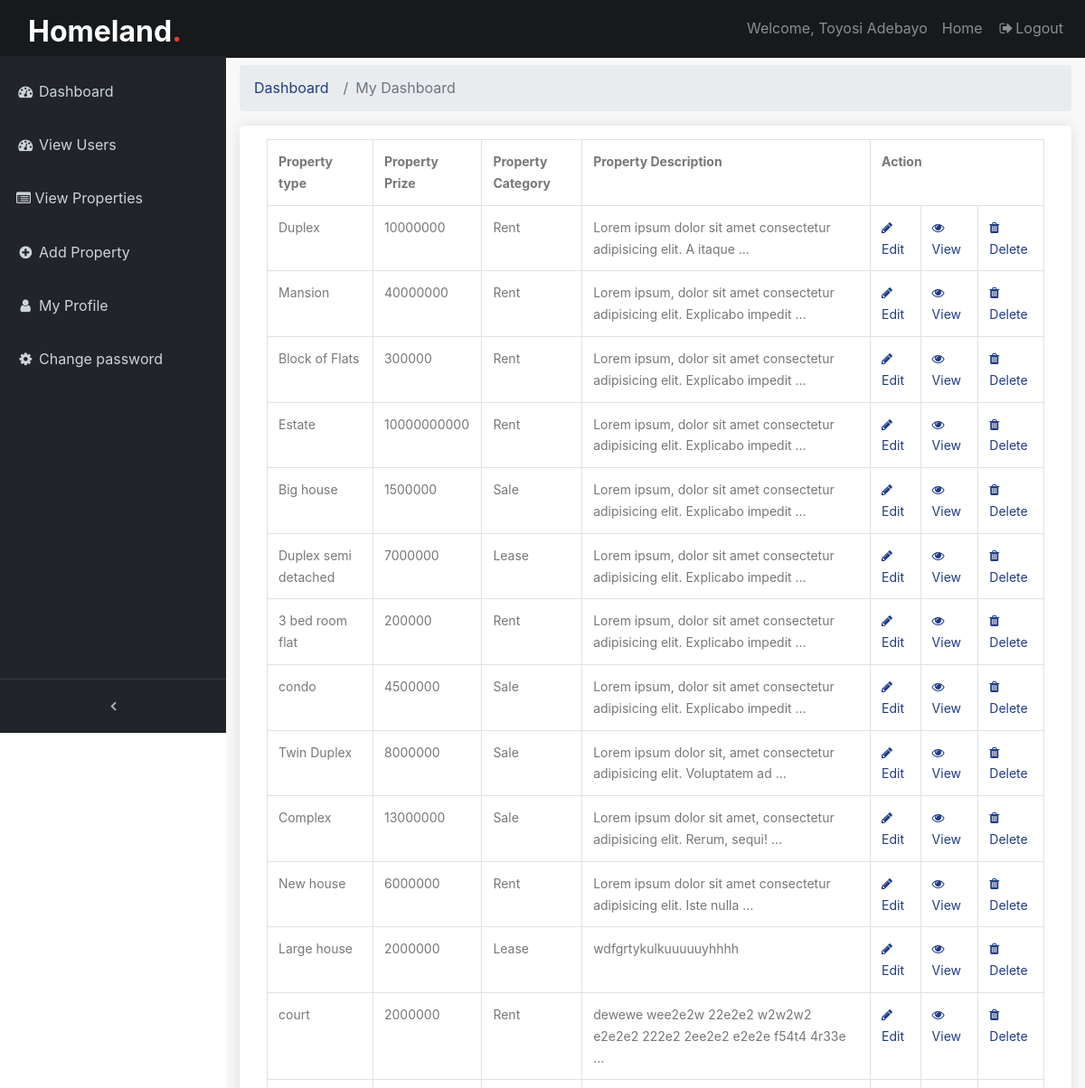
/backend/allpost-page/ (signed in, upper part), run on an earlier commit of the app's database.
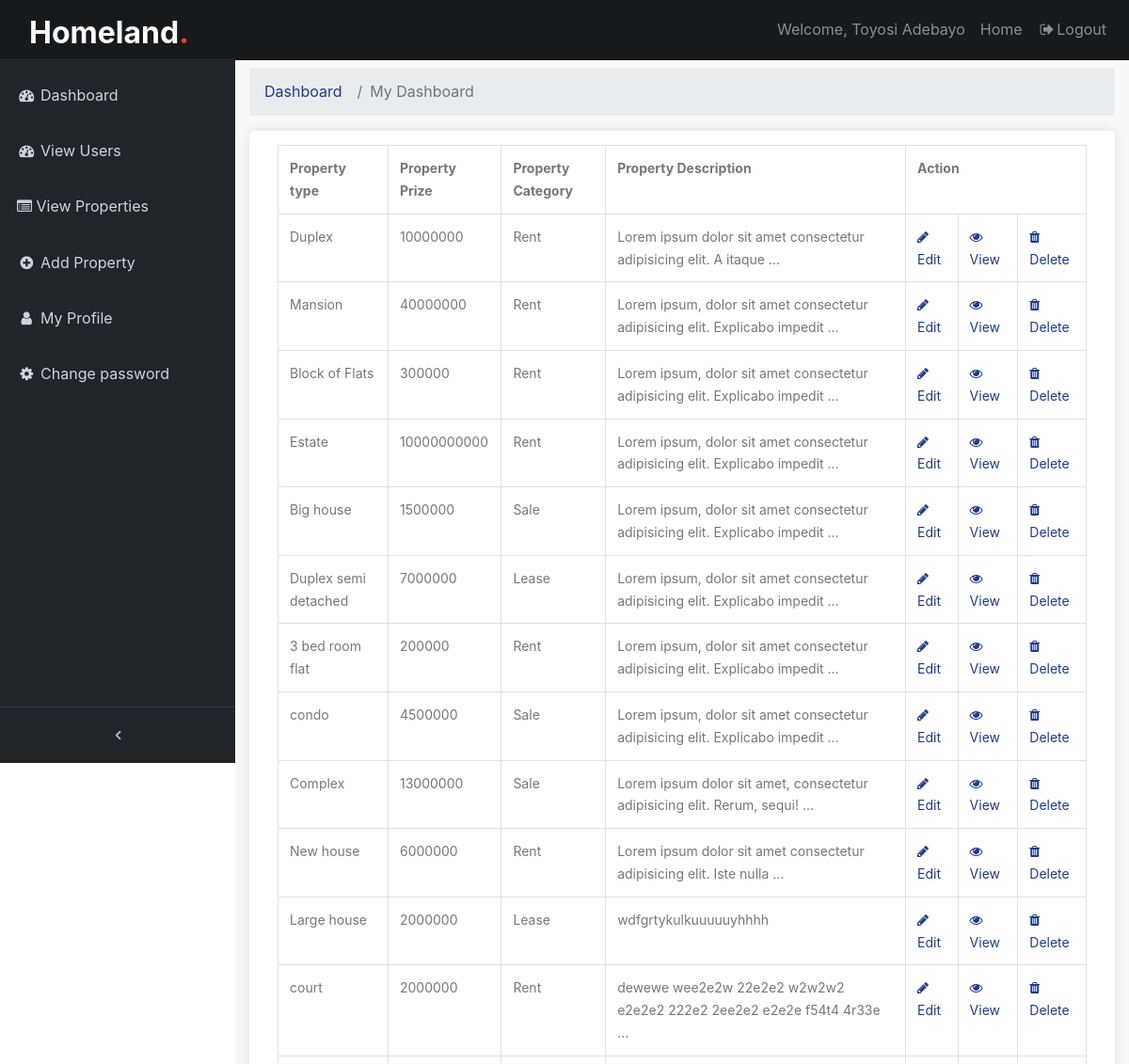
And on a later commit of the database.
### frontend/models.py (models this page shows, shortened)
class PostPage(models.Model):
    pst_image1 = models.ImageField(null=True, verbose_name='Image1', blank=True, upload_to='uploads/')
    pst_image2 = models.ImageField(null=True, verbose_name='Image2', blank=True, upload_to='uploads/')
    pst_image3 = models.ImageField(null=True, verbose_name='Image3', blank=True, upload_to='uploads/')
    pst_image4 = models.ImageField(null=True, verbose_name='Image4', blank=True, upload_to='uploads/')
    pst_image5 = models.ImageField(null=True, verbose_name='Image5', blank=True, upload_to='uploads/')
    pst_title = models.CharField(max_length=150, verbose_name='House type')
    pst_description = models.TextField(max_length=350, verbose_name='Description')
    user = models.ForeignKey(User, on_delete=models.CASCADE)
    price = models.IntegerField(verbose_name='Price')
    room =  models.IntegerField(verbose_name='Rooms')
    bath = models.IntegerField( null=True, verbose_name='Bathrooms')
    toilet = models.IntegerField( null=True, verbose_name='Toilet')
    category = models.ManyToManyField(Category, verbose_name='Offer type')
    posted = models.DateTimeField(default = datetime.now)
    featured = models.BooleanField(blank=True)
    sponsored = models.BooleanField(blank=True)
    class Meta():
        verbose_name_plural = 'Post'

class Category(models.Model):
    cat_name = models.CharField(max_length=100, verbose_name='Category Name')
    cat_desc = models.TextField(blank=True, null=True, verbose_name='Description')
    class Meta():
        verbose_name_plural='Post Category'

### backend/views.py (the view)
# urls.py: path('allpost-page/', views.allPosts, name='allPosts'),
@login_required(login_url='/backend/login')
def allPosts(request):
    posts = PostPage.objects.all()
    return render(request, 'backend/allposts.html', {'pst': posts})

### frontend/custom_processor.py (called while the page is built)
def cat_menu(request):
    category = Category.objects.all()
    return {'category': category}

### templates/backend/allposts.html (shortened to what this page needs)
{% extends 'backend/base.html' %}
{% load static %}
{% block content %}
  <div class="content-wrapper">
        <div class="container-fluid">
            <ol class="breadcrumb">
                <li class="breadcrumb-item">
                <a href="#">Dashboard</a>
                </li>
                <li class="breadcrumb-item active">My Dashboard</li>
            </ol>
            <div class="box_general padding_bottom">
                <table class="table table-bordered">
                    <tr>
                        <th>Property type</th>
                        <th>Property Prize</th>
                        <th>Property Category</th>
                        <th>Property Description</th>
                        <th colspan="3">Action</th>
                    </tr>
                    {% if pst %}
                    {% for a in pst %}
                        <tr>
                            <td>{{ a.pst_title }}</td>
                            <td>{{ a.price }}</td>
                            {% for c in a.category.all %}
                            <td>{{ c.cat_name }}</td>
                            {% endfor %}
                            <td>
                                {{ a.pst_description|truncatewords:10 }}
                            </td>
                            <td>
                                <a href="{% url 'backend:postEdit' a.id %}">
                                <span class="fa fa-pencil"></span>
                                Edit
                                </a>
                            </td>
                            <td>
                                <a href="{% url 'backend:detailView' a.id %}">
                                <span class="fa fa-eye"></span>
                                View
                                </a>
                            </td>
                            <td>
                            <a href="{% url 'backend:delete_post' a.id %}">
                                <span class="fa fa-trash"></span>
                                Delete
                            </a>
                            </td>
                        </tr>
                    {% endfor %}
                    {% endif %}
                </table>
            </div>
        </div>
  </div>
{% endblock %}

What changed in the data, as far as the page shows it:
removed PostPage: pst_title "Twin Duplex", price "8000000", pst_description "Lorem ipsum dolor sit, amet consectetur adipisicing elit. Voluptatem ad …", Category (cat_name "Sale")
